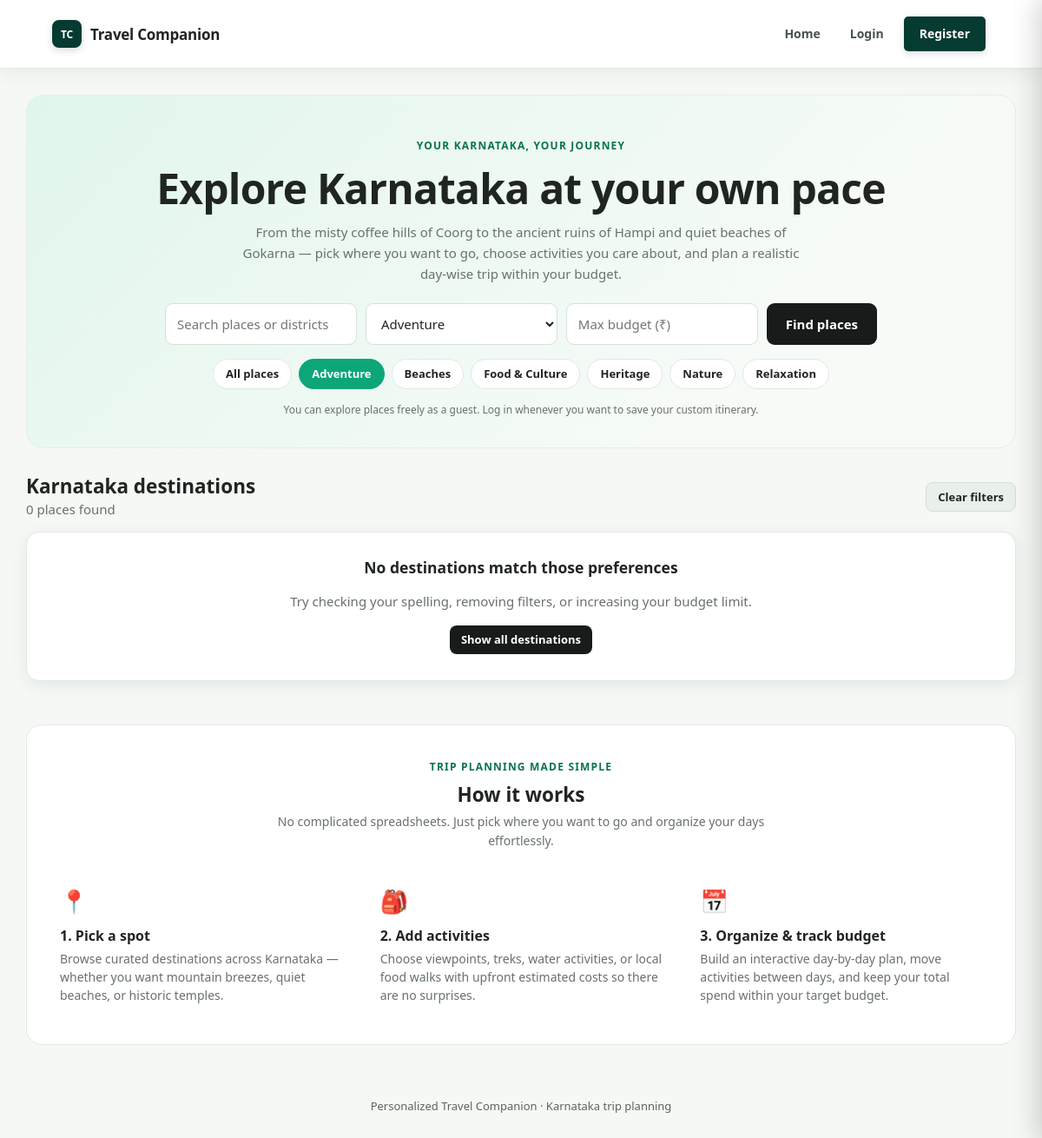
The page /frontend/index.php?category=2 on the database as committed earlier.
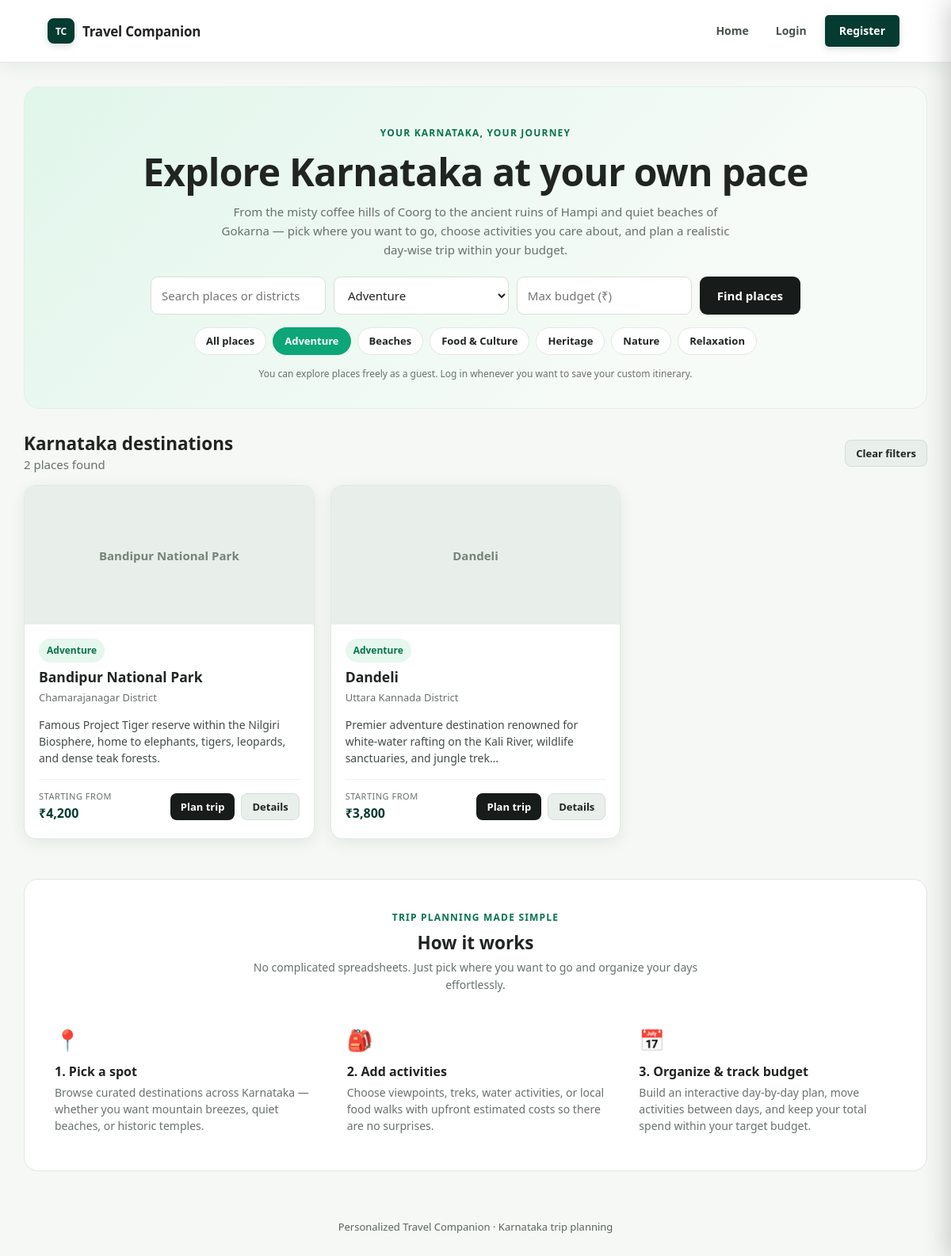
The same page on the database as committed later.
### tables this page shows
CREATE TABLE IF NOT EXISTS categories (
    id INT AUTO_INCREMENT PRIMARY KEY,
    name VARCHAR(80) NOT NULL UNIQUE
);

CREATE TABLE IF NOT EXISTS destinations (
    id INT AUTO_INCREMENT PRIMARY KEY,
    name VARCHAR(120) NOT NULL,
    district VARCHAR(100) NOT NULL,
    category_id INT NULL,
    description TEXT,
    image_url VARCHAR(500) DEFAULT '',
    estimated_cost DECIMAL(10,2) NOT NULL DEFAULT 0,
    FOREIGN KEY (category_id)
        REFERENCES categories(id)
        ON DELETE SET NULL
);

### backend/helpers.php (called while the page is built, shortened)
<?php
if (!function_exists('e')) {
    function e(?string $value): string {
        return htmlspecialchars($value ?? '', ENT_QUOTES, 'UTF-8');
    }
}
if (!function_exists('logged_in')) {
    function logged_in(): bool {
        return isset($_SESSION['user']);
    }
}
if (!function_exists('app_url')) {
    function app_url(string $path = ''): string {
        $script = $_SERVER['SCRIPT_NAME'] ?? '';
        $inAdmin = strpos($script, '/admin') !== false;
        return $path === '' ? 'index.php' : ltrim($path, '/');
    }
}
if (!function_exists('asset_url')) {
    function asset_url(string $path): string {
        if ($path === '' || preg_match('/^https?:\/\//i', $path)) {
            return $path;
        }
        $script = $_SERVER['SCRIPT_NAME'] ?? '';
        $inAdmin = strpos($script, '/admin') !== false;
        $prefix = $inAdmin ? '../' : '';
        return $prefix . ltrim($path, '/');
    }
}

### backend/destinations.php (called while the page is built, shortened)
<?php
function ensure_extended_destinations_seeded(PDO $pdo): void
{
    static $seeded = false;
    if ($seeded) {
        return;
    }
    try {
        $count = (int) $pdo->query('SELECT COUNT(*) FROM destinations')->fetchColumn();
        if ($count >= 15) {
            $seeded = true;
            return;
        }
        $catStmt = $pdo->query('SELECT id, name FROM categories');
        $catMap = [];
        while ($row = $catStmt->fetch()) {
            $catMap[$row['name']] = (int) $row['id'];
        }
        foreach ($extraDestinations as $item) {
            $check = $pdo->prepare('SELECT id FROM destinations WHERE name = ?');
            $check->execute([$item['name']]);
            $existingId = $check->fetchColumn();
            $destId = 0;
            if (!$existingId) {
                $catId = $catMap[$item['category']] ?? null;
                $ins = $pdo->prepare(
                    'INSERT INTO destinations (name, district, category_id, description, image_url, estimated_cost)
                     VALUES (?, ?, ?, ?, ?, ?)'
                );
                $ins->execute([
                    $item['name'],
                    $item['district'],
                    $catId,
                    $item['desc'],
                    $item['image'],
                    $item['cost'],
                ]);
                $destId = (int) $pdo->lastInsertId();
            } else {
                $destId = (int) $existingId;
            }
            if ($destId > 0 && !empty($item['activities'])) {
                $actCheck = $pdo->prepare('SELECT COUNT(*) FROM activities WHERE destination_id = ?');
                $actCheck->execute([$destId]);
            }
        }
        $seeded = true;
    } catch (Throwable $e) {
    }
}
function get_all_destinations(PDO $pdo, string $q = '', int $categoryId = 0, $budget = null): array
{
    ensure_extended_destinations_seeded($pdo);
    $sql = "SELECT d.*, c.name AS category_name
            FROM destinations d
            LEFT JOIN categories c ON c.id = d.category_id
            WHERE 1=1";
    $params = [];
    $q = trim($q);
    if ($categoryId > 0) {
        $sql .= " AND d.category_id = ?";
        $params[] = $categoryId;
    }
    $sql .= " ORDER BY d.name";
    $stmt = $pdo->prepare($sql);
    $stmt->execute($params);
    return $stmt->fetchAll();
}
function get_destination_categories(PDO $pdo): array
{
    return $pdo->query("SELECT * FROM categories ORDER BY name")->fetchAll();
}

### frontend/index.php (the view, shortened to what this page needs)
<?php
require_once dirname(__DIR__) . '/backend/destinations.php';
$q = trim($_GET['q'] ?? '');
$category = (int) ($_GET['category'] ?? 0);
$minBudget = trim($_GET['budget'] ?? '');
$destinations = get_all_destinations($pdo, $q, $category, $minBudget);
$categories = get_destination_categories($pdo);
require_once __DIR__ . '/includes/header.php';
?>
<section class="hero">
    <div class="eyebrow">
        Your Karnataka, your journey
    </div>
    <h1>Explore Karnataka at your own pace</h1>
    <p>
        From the misty coffee hills of Coorg to the ancient ruins of Hampi and quiet beaches of Gokarna —
        pick where you want to go, choose activities you care about, and plan a realistic day-wise trip within your budget.
    </p>
    <form class="searchbox" method="get" action="index.php" role="search" aria-label="Search destinations">
        <input
            id="search_query"
            type="search"
            name="q"
            placeholder="Search places or districts (e.g. Coorg, Hampi, Udupi)..."
            value="<?= e($q) ?>"
        >
        <select id="search_category" name="category">
            <?php foreach ($categories as $c): ?>
                <option
                    value="<?= $c['id'] ?>"
                    <?= $category === (int) $c['id'] ? 'selected' : '' ?>
                >
                    <?= e($c['name']) ?>
                </option>
            <?php endforeach; ?>
        </select>
        <input
            id="search_budget"
            type="number"
            min="0"
            step="100"
            name="budget"
            placeholder="Max budget (₹)"
            value="<?= e($minBudget) ?>"
        >
        <button type="submit" class="btn">Find places</button>
    </form>
    <div class="pills-bar">
        <a href="index.php" class="pill <?= ($category === 0 && empty($q) && empty($minBudget)) ? 'active' : '' ?>">
            All places
        </a>
        <?php foreach ($categories as $c): ?>
            <a
                href="index.php?category=<?= (int) $c['id'] ?>"
                class="pill <?= ($category === (int) $c['id']) ? 'active' : '' ?>"
            >
                <?= e($c['name']) ?>
            </a>
        <?php endforeach; ?>
    </div>
    <p class="smalltext" style="margin-top: 14px; margin-bottom: 0;">
        You can explore places freely as a guest. Log in whenever you want to save your custom itinerary.
    </p>
</section>
<div class="between" style="margin-top: 28px; margin-bottom: 14px;">
    <div>
        <h2 style="margin: 0;">Karnataka destinations</h2>
        <span class="muted">
            <?= count($destinations) ?> <?= count($destinations) === 1 ? 'place' : 'places' ?> found
        </span>
    </div>
    <?php if ($q !== '' || $category > 0 || $minBudget !== ''): ?>
        <a class="btn small secondary" href="index.php">
            Clear filters
        </a>
    <?php endif; ?>
</div>
<div class="grid">
    <?php foreach ($destinations as $d): ?>
        <article class="card destination">
            <?php if (!empty($d['image_url'])): ?>
                <div style="display: none; height: 175px; background: #e8eee9; align-items: center; justify-content: center; color: #738479; font-weight: 600;">
                    <?= e($d['name']) ?>
                </div>
            <?php else: ?>
                <div style="height: 175px; background: #e8eee9; display: flex; align-items: center; justify-content: center; color: #738479; font-weight: 600;">
                    <?= e($d['name']) ?>
                </div>
            <?php endif; ?>
            <div class="body">
                <span class="tag">
                    <?= e($d['category_name'] ?? 'Explore') ?>
                </span>
                <h3 style="margin-top: 8px; margin-bottom: 4px;"><?= e($d['name']) ?></h3>
                <p class="muted" style="margin-top: 0; margin-bottom: 10px; font-size: 13px;">
                    <?= e($d['district']) ?> District
                </p>
                <p style="font-size: 14px; line-height: 1.5; color: #434c46; margin-bottom: 16px;">
                    <?= e(mb_strimwidth($d['description'] ?? '', 0, 120, '…')) ?>
                </p>
                <div class="between" style="border-top: 1px solid #eef3ef; padding-top: 12px; align-items: center;">
                    <div>
                        <span class="muted" style="display: block; font-size: 11px; text-transform: uppercase; letter-spacing: 0.5px;">Starting from</span>
                        <strong style="color: var(--deep); font-size: 16px;">
                            ₹<?= number_format((float) $d['estimated_cost']) ?>
                        </strong>
                    </div>
                    <div style="display: flex; gap: 8px;">
                        <a
                            class="btn small"
                            href="plan_trip.php?destination_id=<?= (int) $d['id'] ?>"
                            aria-label="Plan a trip to <?= e($d['name']) ?>"
                        >
                            Plan trip
                        </a>
                        <a
                            class="btn small secondary"
                            href="destination.php?id=<?= (int) $d['id'] ?>"
                            aria-label="View details for <?= e($d['name']) ?>"
                        >
                            Details
                        </a>
                    </div>
                </div>
            </div>
        </article>
    <?php endforeach; ?>
</div>
<?php if (!$destinations): ?>
    <div class="card empty">
        <h3 style="margin-top: 0; margin-bottom: 6px;">No destinations match those preferences</h3>
        <p class="muted" style="margin-bottom: 16px;">
            Try checking your spelling, removing filters, or increasing your budget limit.
        </p>
        <a class="btn small" href="index.php">Show all destinations</a>
    </div>
<?php endif; ?>
<section style="margin-top: 50px; padding: 34px 26px; background: #ffffff; border: 1px solid var(--line); border-radius: 18px;">
    <div style="text-align: center; max-width: 620px; margin: 0 auto 26px;">
        <span class="eyebrow">Trip Planning Made Simple</span>
        <h2 style="margin: 8px 0 6px;">How it works</h2>
        <p class="muted" style="margin: 0; font-size: 14px;">
            No complicated spreadsheets. Just pick where you want to go and organize your days effortlessly.
        </p>
    </div>
    <div class="grid" style="gap: 20px;">
        <div style="padding: 12px;">
            <div style="font-size: 26px; margin-bottom: 8px;" aria-hidden="true">📍</div>
            <h3 style="font-size: 16px; margin: 0 0 6px;">1. Pick a spot</h3>
            <p class="muted" style="font-size: 14px; margin: 0; line-height: 1.5;">
                Browse curated destinations across Karnataka — whether you want mountain breezes, quiet beaches, or historic temples.
            </p>
        </div>
        <div style="padding: 12px;">
            <div style="font-size: 26px; margin-bottom: 8px;" aria-hidden="true">🎒</div>
            <h3 style="font-size: 16px; margin: 0 0 6px;">2. Add activities</h3>
            <p class="muted" style="font-size: 14px; margin: 0; line-height: 1.5;">
                Choose viewpoints, treks, water activities, or local food walks with upfront estimated costs so there are no surprises.
            </p>
        </div>
        <div style="padding: 12px;">
            <div style="font-size: 26px; margin-bottom: 8px;" aria-hidden="true">📅</div>
            <h3 style="font-size: 16px; margin: 0 0 6px;">3. Organize &amp; track budget</h3>
            <p class="muted" style="font-size: 14px; margin: 0; line-height: 1.5;">
                Build an interactive day-by-day plan, move activities between days, and keep your total spend within your target budget.
            </p>
        </div>
    </div>
</section>
<?php require_once __DIR__ . '/includes/footer.php'; ?>

### frontend/includes/header.php (shortened to what this page needs)
<?php
$currentScript = basename($_SERVER['SCRIPT_NAME'] ?? '');
$isLogin = ($currentScript === 'login.php');
?>
<!doctype html>
<html lang="en">
<head>
    <link rel="stylesheet" href="<?= asset_url('assets/style.css') ?>">
</head>
<body>
    <header class="topbar">
        <a class="brand" href="<?= app_url('index.php') ?>">
            <span class="brand-icon">TC</span>
            Travel Companion
        </a>
        <nav class="desktop-nav" aria-label="Main navigation">
            <a href="<?= app_url('index.php') ?>">Home</a>
            <?php if (logged_in()): ?>
                <a href="<?= app_url('my_trips.php') ?>">My Trips</a>
                <a href="<?= app_url('profile.php') ?>">Profile</a>
                <?php if (is_admin()): ?>
                    <a href="<?= admin_url('index.php') ?>">Admin</a>
                <?php endif; ?>
                <a href="<?= app_url('logout.php') ?>">Logout</a>
            <?php else: ?>
                <a class="<?= $isLogin ? 'nav-cta' : '' ?>" href="<?= app_url('login.php') ?>">Login</a>
                <a class="<?= !$isLogin ? 'nav-cta' : '' ?>" href="<?= app_url('register.php') ?>">Register</a>
            <?php endif; ?>
        </nav>
    </header>
    <main class="container" id="main-content" tabindex="-1">

### frontend/includes/footer.php (shortened to what this page needs)
</main>
<footer class="footer">
    Personalized Travel Companion &middot; Karnataka trip planning
</footer>
</body>
</html>

Rows that differ between the two databases and show on the page:
added destinations: name "Bandipur National Park", category.name "Adventure", district "Chamarajanagar", description "Famous Project Tiger reserve within the Nilgiri Biosphere, home to elephants, tigers, leopards, and dense teak forests.", estimated_cost "4,200"
added destinations: name "Dandeli", category.name "Adventure", district "Uttara Kannada", description "Premier adventure destination renowned for white-water rafting on the Kali River, wildlife sanctuaries, and jungle trek…", estimated_cost "3,800"
Other text that changed with them:
count($destinations): "0" → "2"
text no longer shown: "No destinations match those preferences Try checking your spelling, removing filters, or increasing your budget limit. Show all destinations"
